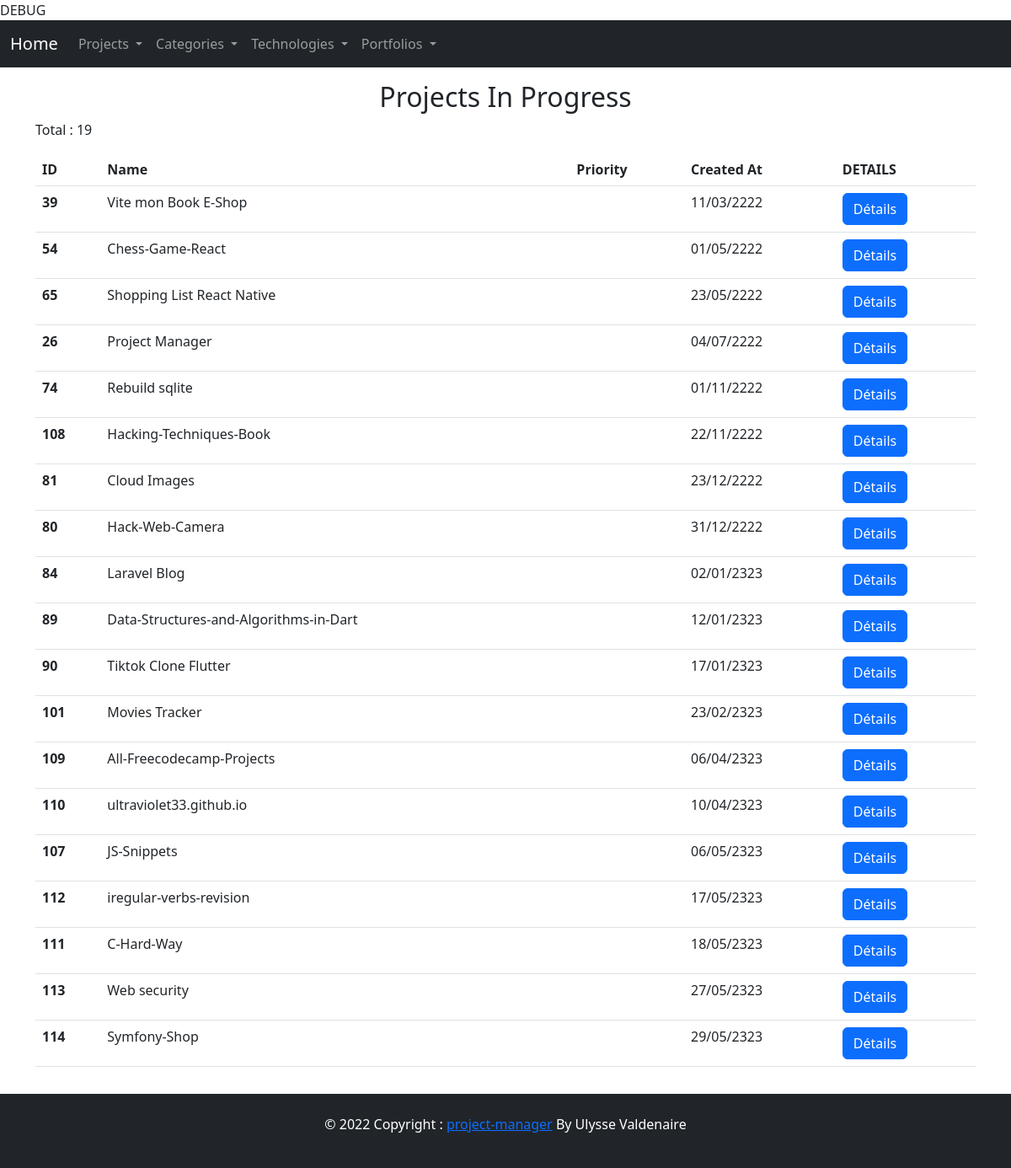
Page /projects/in-progress on the earlier database version.
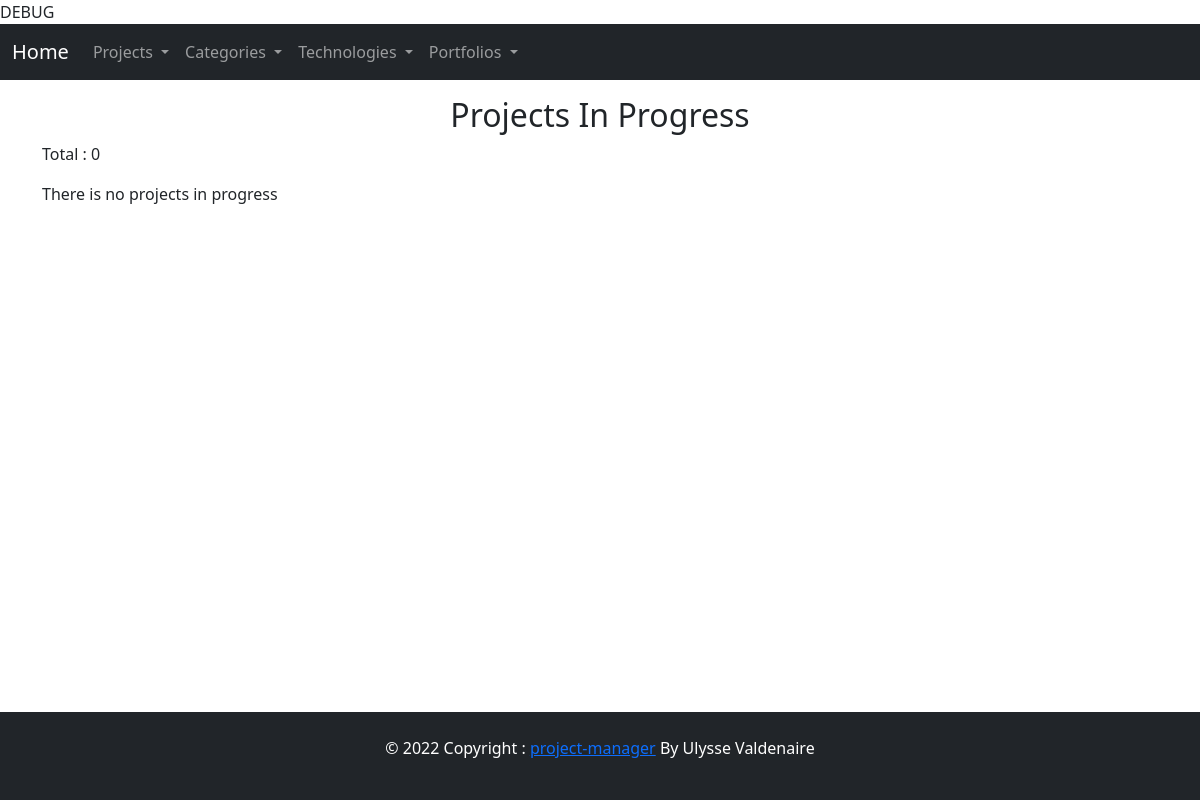
Same page on the later database version.
### tables this page shows
CREATE TABLE IF NOT EXISTS `projects` (
  `id_project` int(11) NOT NULL AUTO_INCREMENT,
  `name` varchar(100) NOT NULL,
  `description` text,
  `created_at` date NOT NULL,
  `status` tinyint(1) NOT NULL DEFAULT '0',
  `github_link` varchar(100) DEFAULT NULL,
  `priority` tinyint(4) NOT NULL DEFAULT '0',
  `github_portfolio` tinyint(4) NOT NULL DEFAULT '0',
  PRIMARY KEY (`id_project`) USING BTREE
);

### App/Core/Render.php (called while the page is built, shortened)
<?php
class Render
{
    private string $viewPath;
    public function __construct(string $viewPath, ?array $args = [])
    {
        $this->viewPath = $viewPath;
        $this->args = $args;
    }
    public function view(): string
    {
        require BASE_VIEW_PATH . 'layouts\header.php';
        require BASE_VIEW_PATH . $this->viewPath . '.php';
        require BASE_VIEW_PATH . 'layouts\footer.php';
        return ob_get_clean();
    }
    public static function make(string $viewPath, ?array $args = []): static
    {
        return new static($viewPath, $args);
    }
    public function __toString(): string
    {
        return $this->view();
    }
}

### App/Router/Router.php (called while the page is built, shortened)
<?php
class Router
{
    private array $routes = [];
    public function register(string $path, callable|array $action, string $requestedMethod): void
    {
        $this->routes[$requestedMethod][$path] = $action;
    }
    public function resolve(string $method, string $uri): mixed
    {
        $path = explode('?', $uri)[0];
        $action = $this->routes[$method][$path] ?? null;
        if (is_array($action)) {
            [$class, $classMethod] = $action;
            if (class_exists($class) && method_exists($class, $classMethod)) {
                $controller = new $class();
                return call_user_func_array([$controller, $classMethod], []);
            }
        }
    }
}

### App/Core/Database/Config.php (called while the page is built, shortened)
<?php
class Config
{
    private static $instance;
    public static array $dbConfig;
    public static bool $debug = true;
    private function __construct()
    {
        self::$dbConfig['db_name'] = "projects-manager-prod";
        if (self::$debug) {
            self::$dbConfig['db_name'] = "projects-manager-debug";
        }
        self::$dbConfig['db_type'] = "mysql";
        self::$dbConfig['db_host'] = "localhost";
        self::$dbConfig['db_user'] = "root";
        self::$dbConfig['db_password'] = "";
    }
    private static function init(): self
    {
        if (is_null(self::$instance)) {
            self::$instance = new self();
        }
        return self::$instance;
    }
    public static function getValue(string $key): string
    {
        return self::$dbConfig[$key];
    }
}

### App/Core/Database/Database.php (called while the page is built, shortened)
<?php
class Database
{
    private ?PDO $PDOInstance = null;
    private static ?self $instance = null;
    private function __construct()
    {
        try {
            $string = Config::getValue('db_type') . ":host=" . Config::getValue('db_host') . ";dbname=" . Config::getValue('db_name');
            $this->PDOInstance  = new PDO($string, Config::getValue('db_user'), Config::getValue('db_password'), [
                PDO::ATTR_ERRMODE => PDO::ERRMODE_EXCEPTION
            ]);
        } catch (Exception $e) {
            echo "an error";
        }
    }
    public static function getInstance(): self
    {
        if (is_null(self::$instance)) {
            self::$instance = new Database();
        }
        return self::$instance;
    }
    public function read(string $query,  array $data = array()): array
    {
        $statement = $this->PDOInstance->prepare($query);
        $statement->execute($data);
        return $statement->fetchAll(PDO::FETCH_OBJ);
    }
}

### App/Models/Model.php (called while the page is built, shortened)
<?php
abstract class Model
{
    public function __construct()
    {
        $this->db = Database::getInstance();
    }
    private function setTableName(): string
    {
        return strtolower(explode("\\", get_class($this))[2] . 's');
    }
    private function setId(): string
    {
        $table = strtolower(explode("\\", get_class($this))[2]);
        return "id_" . $table;
    }
}

### App/Models/Project.php (called while the page is built, shortened)
<?php
class Project extends Model
{
    public function selectProjectsInProgress(): array
    {
        $query = "SELECT * FROM projects WHERE status = 0 ORDER BY priority DESC, created_at";
        return $this->db->read($query);
    }
}

### public/index.php (called while the page is built, shortened)
<?php
$router = new Router();
$router->get('/', ['App\Controllers\ProjectController', 'index']);
$router->get('/projects', ['App\Controllers\ProjectController', 'index']);
$router->get('/projects/details', ['App\Controllers\ProjectController', 'details']);
$router->get('/projects/create', ['App\Controllers\ProjectController', 'create']);
$router->post('/projects/create', ['App\Controllers\ProjectController', 'create']);
$router->get('/projects/in-progress', ['App\Controllers\ProjectController', 'getProjectsInProgress']);
$router->get('/projects/edit', ['App\Controllers\ProjectController', 'edit']);
$router->post('/projects/edit', ['App\Controllers\ProjectController', 'edit']);
$router->post('/projects/delete', ['App\Controllers\ProjectController', 'delete']);
$router->get('/api/projects/all', ['App\Controllers\ProjectController', 'apiGetAllProjects']);
$router->get('/api/projects/category', ['App\Controllers\ProjectController', 'apiGetProjectsByCategory']);
$router->get('/api/projects/status', ['App\Controllers\ProjectController', 'apiGetProjectsByStatus']);
$router->get('/api/projects/single-project', ['App\Controllers\ProjectController', 'getSingleProjectJSON']);
$router->post('/api/projects/edit', ['App\Controllers\ProjectController', 'apiEdit']);
$router->get('/categories', ['App\Controllers\CategoryController', 'index']);
$router->get('/categories/index', ['App\Controllers\CategoryController', 'index']);
$router->get('/categories/create', ['App\Controllers\CategoryController', 'create']);
$router->post('/categories/create', ['App\Controllers\CategoryController', 'create']);
$router->get('/categories/edit', ['App\Controllers\CategoryController', 'edit']);
$router->post('/categories/edit', ['App\Controllers\CategoryController', 'edit']);
$router->post('/categories/delete', ['App\Controllers\CategoryController', 'delete']);
$router->get('/techs', ['App\Controllers\TechController', 'index']);
$router->get('/techs/all', ['App\Controllers\TechController', 'index']);
$router->get('/techs/create', ['App\Controllers\TechController', 'create']);
$router->post('/techs/create', ['App\Controllers\TechController', 'create']);
$router->get('/techs/edit', ['App\Controllers\TechController', 'edit']);
$router->post('/techs/edit', ['App\Controllers\TechController', 'edit']);
$router->post('/techs/delete', ['App\Controllers\TechController', 'delete']);
$router->get('/portfolios', ['App\Controllers\PortfolioController', 'index']);
$router->get('/portfolios/create', ['App\Controllers\PortfolioController', 'create']);
$router->post('/portfolios/create', ['App\Controllers\PortfolioController', 'create']);
$router->get('/portfolios/add-projects', ['App\Controllers\PortfolioController', 'addProjects']);
$router->post('/portfolios/add-projects', ['App\Controllers\PortfolioController', 'addProjects']);
$router->get('/portfolios/projects', ['App\Controllers\PortfolioController', 'projects']);
$router->get('/portfolios/commit', ['App\Controllers\PortfolioController', 'commitPortfolio']);
$router->post('/portfolios/commit-all', ['App\Controllers\PortfolioController', 'commitAllPortfolio']);
(new App($router, ["method" => $_SERVER["REQUEST_METHOD"], "uri" => $_SERVER["REQUEST_URI"]]))->run();

### App/Core/Helpers/Session.php (called while the page is built, shortened)
<?php
class Session
{
    public static function get(string $key): string|bool
    {
        return false;
    }
}

### App/Controllers/ProjectController.php (the view, shortened to what this page needs)
<?php
class ProjectController extends Controller
{
    public function __construct()
    {
        $this->model = new Project();
    }
    public function getProjectsInProgress(): Render
    {
        $projectsInProgress = $this->model->selectProjectsInProgress();
        $projectsTable = $this->makeHTMLProjectsTables($projectsInProgress);
        $totalProjects = count($projectsInProgress);
        $titlePage = "Projects in progress";
        return Render::make("projects/in-progress", compact("projectsTable", "totalProjects", "titlePage"));
    }
    public function makeHTMLProjectsTables(array $projects): string
    {
        $html = "";
        if (!$projects) {
            return "<p>There is no projects in progress</p>";
        }
        $html .= '<table class="table">
             <thead>
             <tr>
                <th scope="col">ID</th>
                <th scope="col">Name</th>
                <th scope="col">Priority</th>
                <th scope="col">Created At</th>
                <th scope="col">DETAILS</th>
             </tr>
             </thead>
             <tbody>';
        foreach ($projects as $project) {
            $created_at = date('d/m/yy', strtotime($project->created_at));
            $priority = $project->priority ? "high" : "";
            $classPriority = $project->priority ? "bg-danger" : "";
            $html .= '<th scope="row">' . $project->id_project . '</th>
                        <td>' . $project->name . '</td>
                        <td class=' . $classPriority . '> ' . $priority . '</td>
                        <td>' . $created_at . '</td>
                        <td><a href="/projects/details?id=' . $project->id_project . '" class="btn btn-primary">Détails</a></td>
                    </tr>';
        }
        $html .= '
                </tbody>
            </table>';
        return $html;
    }
}

### App/Core/App.php (shortened to what this page needs)
<?php
class App
{
    private Router $router;
    private array $requestURI;
    public function __construct(Router $router, array $requestURI)
    {
        $this->router = $router;
        $this->requestURI = $requestURI;
    }
    public function run(): void
    {
        try {
            echo $this->router->resolve($this->requestURI['method'], $this->requestURI['uri']);
        } catch (Exception $e) {
            echo $e->getMessage();
        }
    }
}

### App/views/layouts/header.php (shortened to what this page needs)
<!DOCTYPE html>
<html lang="en">
<head>
    <link href="https://cdn.jsdelivr.net/npm/bootstrap@5.2.0-beta1/dist/css/bootstrap.min.css" rel="stylesheet"
>
</head>
<body class="d-flex flex-column min-vh-100">
    <nav class="navbar navbar-expand-lg navbar-dark bg-dark ">
        <div class="container-fluid">
            <a class="navbar-brand" href="/">Home</a>
            <div class="collapse navbar-collapse" id="navbarSupportedContent">
                <ul class="navbar-nav me-auto mb-2 mb-lg-0">
                    <li class="nav-item dropdown">
                        <a class="nav-link dropdown-toggle" href="#" id="navbarDropdown" role="button"
                            data-bs-toggle="dropdown" aria-expanded="false">
                            Projects
                        </a>
                    </li>
                    <li class="nav-item dropdown">
                        <a class="nav-link dropdown-toggle" href="#" id="navbarDropdown" role="button"
                            data-bs-toggle="dropdown" aria-expanded="false">
                            Categories
                        </a>
                    </li>
                    <li class="nav-item dropdown">
                        <a class="nav-link dropdown-toggle" href="#" id="navbarDropdown" role="button"
                            data-bs-toggle="dropdown" aria-expanded="false">
                            Technologies
                        </a>
                    </li>
                    <li class="nav-item dropdown">
                        <a class="nav-link dropdown-toggle" href="#" id="navbarDropdown" role="button"
                            data-bs-toggle="dropdown" aria-expanded="false">
                            Portfolios
                        </a>
                    </li>
                </ul>
            </div>
        </div>
    </nav>
    <main class="container my-3">

### App/views/projects/in-progress.php
<div class="row">
    <div class="col-12">
        <h2 class="text-center">Projects In Progress</h2>
        <p>Total : <?= $totalProjects  ?> </p>
    </div>
</div>
<div class="row">
    <div class="col-12">
        <?= $projectsTable ?>
    </div>
</div>

### App/views/layouts/footer.php (shortened to what this page needs)
</main>
<footer class="bg-dark footer mt-auto p-4">
    <p class="text-white text-center"> © 2022 Copyright :
        <a href="#">project-manager</a> By Ulysse Valdenaire
    </p>
</footer>
</body>
</html>

Differences in the rows shown:
removed projects: id_project "39", name "Vite mon Book E-Shop", priority 0 (drawn), created_at "11/03/2222"
removed projects: id_project "54", name "Chess-Game-React", priority 0 (drawn), created_at "01/05/2222"
removed projects: id_project "65", name "Shopping List React Native", priority 0 (drawn), created_at "23/05/2222"
removed projects: id_project "26", name "Project Manager", priority 0 (drawn), created_at "04/07/2222"
removed projects: id_project "74", name "Rebuild sqlite", priority 0 (drawn), created_at "01/11/2222"
removed projects: id_project "108", name "Hacking-Techniques-Book", priority 0 (drawn), created_at "22/11/2222"
removed projects: id_project "81", name "Cloud Images", priority 0 (drawn), created_at "23/12/2222"
removed projects: id_project "80", name "Hack-Web-Camera", priority 0 (drawn), created_at "31/12/2222"
removed projects: id_project "84", name "Laravel Blog", priority 0 (drawn), created_at "02/01/2323"
removed projects: id_project "89", name "Data-Structures-and-Algorithms-in-Dart", priority 0 (drawn), created_at "12/01/2323"
removed projects: id_project "90", name "Tiktok Clone Flutter", priority 0 (drawn), created_at "17/01/2323"
removed projects: id_project "101", name "Movies Tracker", priority 0 (drawn), created_at "23/02/2323"
removed projects: id_project "109", name "All-Freecodecamp-Projects", priority 0 (drawn), created_at "06/04/2323"
removed projects: id_project "110", name "ultraviolet33.github.io", priority 0 (drawn), created_at "10/04/2323"
removed projects: id_project "107", name "JS-Snippets", priority 0 (drawn), created_at "06/05/2323"
removed projects: id_project "112", name "iregular-verbs-revision", priority 0 (drawn), created_at "17/05/2323"
removed projects: id_project "111", name "C-Hard-Way", priority 0 (drawn), created_at "18/05/2323"
removed projects: id_project "113", name "Web security", priority 0 (drawn), created_at "27/05/2323"
removed projects: id_project "114", name "Symfony-Shop", priority 0 (drawn), created_at "29/05/2323"
Other differences:
$totalProjects: "19" → "0"
text no longer shown: "ID Name Priority Created At DETAILS"
text now shown: "There is no projects in progress"
